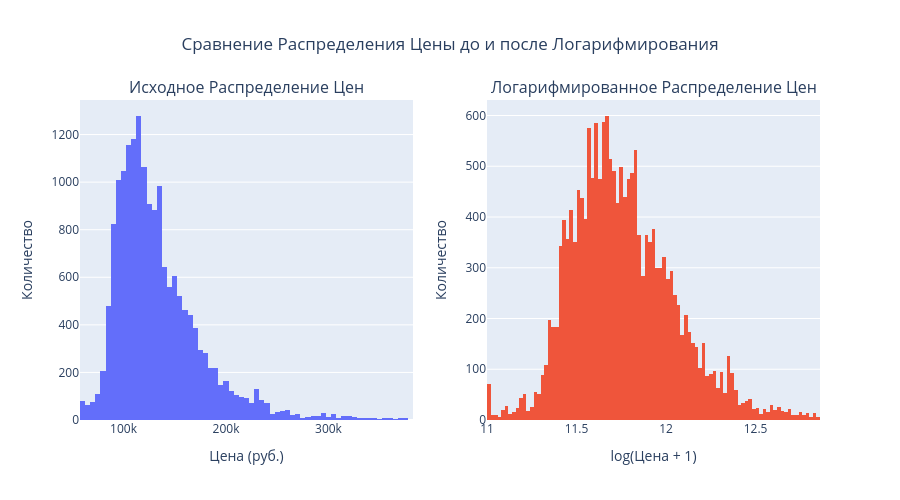

Source (notebook cell):
### Markdown cell above
## Анализ распределения цен


**Выводы:**
- Распределение цен **сильно смещено вправо** (положительная асимметрия), что характерно для ценовых данных недвижимости
- Это означает, что **подавляющее большинство квартир** находится в более низком и среднем ценовом сегменте
- Существует **"длинный хвост"** из очень дорогих, элитных объектов, которые являются скорее исключением
- Box plot показывает наличие **значительных выбросов** в верхней части распределения
- **Медиана заметно меньше среднего**, что подтверждает правостороннюю асимметрию

### Code cell
# Создание двух гистограмм для сравнения
fig = make_subplots(rows=1, cols=2, subplot_titles=('Исходное Распределение Цен', 'Логарифмированное Распределение Цен'))

# Исходное распределение
#fig.add_trace(go.Histogram(x=df['Цена'], nbinsx=100, name='Цена'), row=1, col=1)
fig.add_trace(go.Histogram(x=df['Цена_за_квадратный_метр'], nbinsx=100, name='Цена'), row=1, col=1)
# Логарифмированное распределение
#fig.add_trace(go.Histogram(x=df['Цена_log'], nbinsx=100, name='log(Цена + 1)'), row=1, col=2)

fig.add_trace(go.Histogram(x=df['Цена_за_квадратный_метр_log'], nbinsx=100, name='log(Цена + 1)'), row=1, col=2)

fig.update_layout(
    title_text='Сравнение Распределения Цены до и после Логарифмирования',
    title_x=0.5,
    showlegend=False,
    height=500
)
fig.update_xaxes(title_text='Цена (руб.)', row=1, col=1)
fig.update_xaxes(title_text='log(Цена + 1)', row=1, col=2)
fig.update_yaxes(title_text='Количество', row=1, col=1)
fig.update_yaxes(title_text='Количество', row=1, col=2)

fig.show()

### Figure 1 — Plotly figure (JSON) as saved in the notebook; plotly's stock layout.template omitted (floating-point values rounded to 4 significant figures; data arrays with more than 128 entries replaced by an {"elided": "..."} marker saying what was removed)
{"data": [{"name": "Цена", "nbinsx": 100, "type": "histogram", "x": {"elided": "17509 float values"}, "xaxis": "x", "yaxis": "y"}, {"name": "log(Цена + 1)", "nbinsx": 100, "type": "histogram", "x": {"elided": "17509 float values"}, "xaxis": "x2", "yaxis": "y2"}], "layout": {"annotations": [{"font": {"size": 16}, "showarrow": false, "text": "Исходное Распределение Цен", "x": 0.225, "xanchor": "center", "xref": "paper", "y": 1, "yanchor": "bottom", "yref": "paper"}, {"font": {"size": 16}, "showarrow": false, "text": "Логарифмированное Распределение Цен", "x": 0.775, "xanchor": "center", "xref": "paper", "y": 1, "yanchor": "bottom", "yref": "paper"}], "height": 500, "showlegend": false, "title": {"text": "Сравнение Распределения Цены до и после Логарифмирования", "x": 0.5}, "xaxis": {"anchor": "y", "domain": [0, 0.45], "title": {"text": "Цена (руб.)"}}, "xaxis2": {"anchor": "y2", "domain": [0.55, 1], "title": {"text": "log(Цена + 1)"}}, "yaxis": {"anchor": "x", "domain": [0, 1], "title": {"text": "Количество"}}, "yaxis2": {"anchor": "x2", "domain": [0, 1], "title": {"text": "Количество"}}}}
